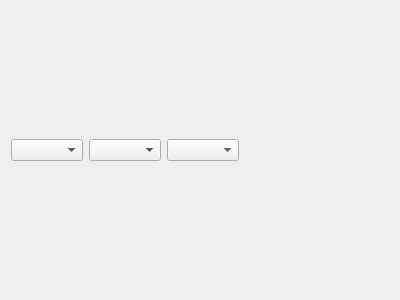
<?xml version="1.0" encoding="UTF-8"?>
<ui version="4.0">
 <class>Form</class>
 <widget class="QWidget" name="Form">
  <property name="geometry">
   <rect>
    <x>0</x>
    <y>0</y>
    <width>400</width>
    <height>300</height>
   </rect>
  </property>
  <property name="windowTitle">
   <string>Form</string>
  </property>
  <layout class="QVBoxLayout" name="verticalLayout_2">
   <item>
    <layout class="QHBoxLayout" name="horizontalLayout">
     <item>
      <widget class="QComboBox" name="sampleNameComboBox"/>
     </item>
     <item>
      <widget class="QComboBox" name="distanceComboBox"/>
     </item>
     <item>
      <widget class="QComboBox" name="paletteComboBox"/>
     </item>
     <item>
      <spacer name="horizontalSpacer">
       <property name="orientation">
        <enum>Qt::Horizontal</enum>
       </property>
       <property name="sizeHint" stdset="0">
        <size>
         <width>0</width>
         <height>20</height>
        </size>
       </property>
      </spacer>
     </item>
    </layout>
   </item>
   <item>
    <layout class="QVBoxLayout" name="figureVerticalLayout"/>
   </item>
  </layout>
 </widget>
 <resources/>
 <connections/>
</ui>
